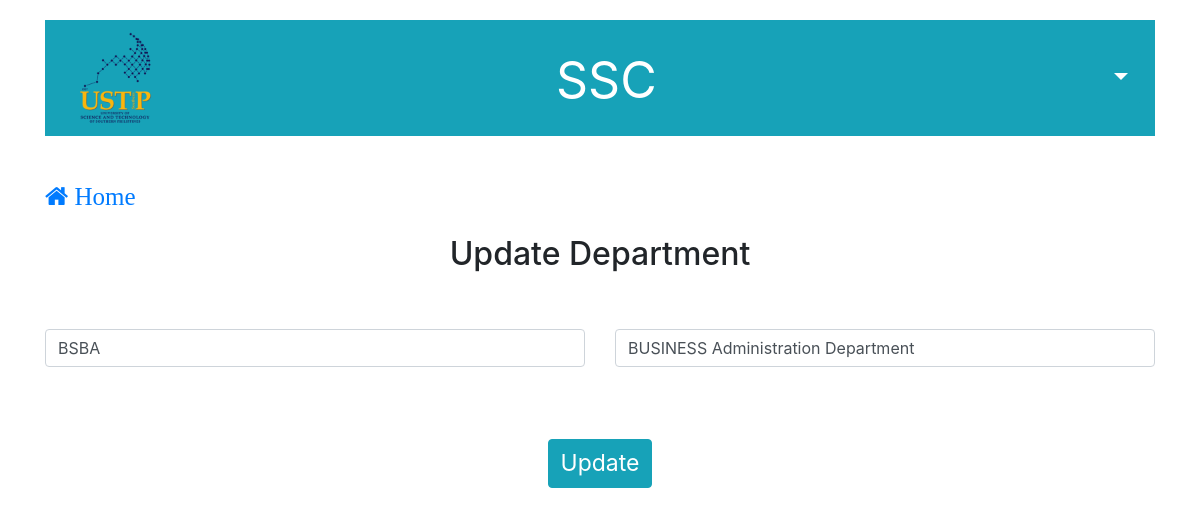
Screenshot of /department_update.php?edit1=BSBA with the database file from the repository.
### tables this page shows
CREATE TABLE `department` (
  `department_code` char(10) NOT NULL,
  `department_name` varchar(100) NOT NULL
);

### department_update.php (the view, shortened to what this page needs)
<?php include('server.php');
  if (isset($_GET['edit1'])) {
    $department_code = $_GET['edit1'];
    $update = true;
    $record = mysqli_query($db, "SELECT * FROM department WHERE department_code='$department_code'");
      $n = mysqli_fetch_array($record);
      $department_code = $n['department_code'];
      $department_name = $n['department_name'];
?>
<!DOCTYPE html>
<head>
	<link rel = "stylesheet" href = "bootstrap/css/bootstrap.min.css">
	<link rel = "stylesheet" href = "font-awesome-4.7.0/font-awesome-4.7.0/css/font-awesome.min.css">
</head>
<body>
<div class="container">
	<nav class="navbar navbar-expand-lg navbar-dark bg-info" style="margin-top:20px">
		<nav class="collapse navbar-collapse" id="navbarText">
				<img src="1.png" width="100" height="100" alt="" style="margin-left:5px">
		    <ul class="navbar-nav mr-auto">
		      <li class="nav-item active">
		        <a class="nav-link" href="index.php" style="font-size:50px; margin-top:5px; margin-left:382px">SSC<span class="sr-only">(current)</span></a>
		      </li>
			</ul>
			<div class="btn-group" style="margin-left:430px" height="100px">
				<button type="button" class="btn btn-info dropdown-toggle" data-toggle="dropdown" aria-haspopup="true" aria-expanded="false" style="font-size:25px;">
				</button>
			</div>
</div>
		<div class="container"><br/><br/>
		<a class="fa fa-home" href="index.php" style="font-size:25px"> Home</a><br/><br/>
		<center><h2>Update Department</h2></center><br/>
	<form method="POST" action="department_list.php">
  		<br/>
  		<div class="row">
    		<div class="col">
     	 		<input type="text" class="form-control" value="<?php echo $department_code; ?>" name="department_code" required>
    		</div>
    		<div class="col">
      			<input type="text" class="form-control" value="<?php echo $department_name; ?>" name="department_name" required>
    		</div>
    	<?php }?>
  		</div><br/>
  		<br/><br/>
  		<center>
			 <?php if ($update == true): ?>
					<button type="submit" class="btn btn-info" name="update1" style="font-size: 23px">Update</button>
       		<?php else: ?>
					<button type="submit" class="btn btn-info" name="save" style="font-size: 23px">Save</button>
      		<?php endif ?>
		</center>
	</form>
</body>
</html>

### rows the page displays
department: department_code "BSBA", department_name "BUSINESS Administration Department"
